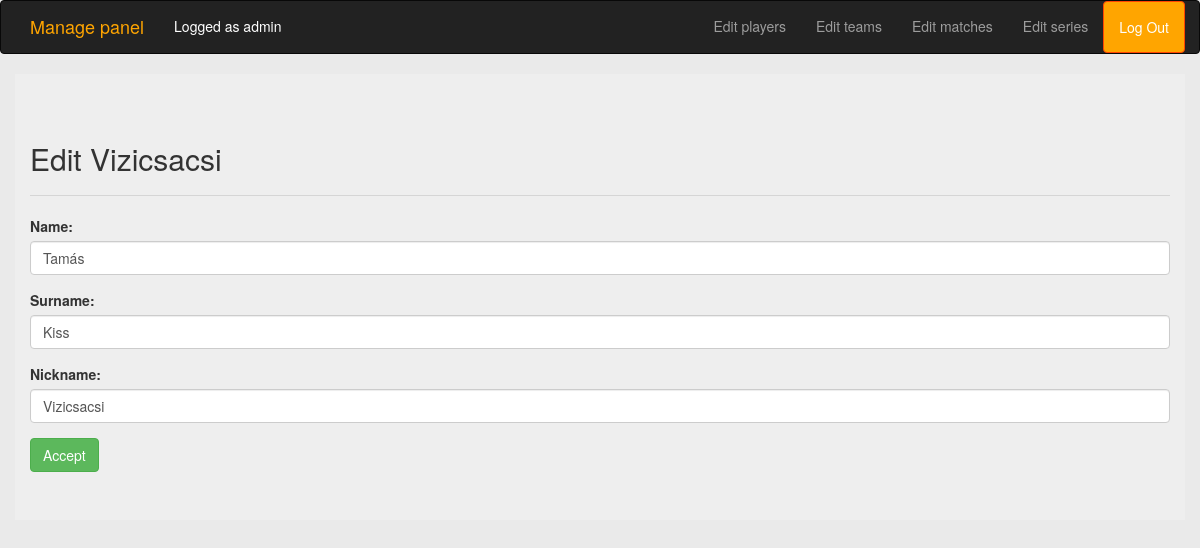
/manage/player/1 (signed in), run on the app's committed database.
### game/models.py (models this page shows)
class Player(models.Model):
    name = models.CharField(max_length=20)
    surname = models.CharField(max_length=30)
    nickname = models.CharField(max_length=20)
    team = models.ForeignKey(Team)
    def __str__(self):
        return self.nickname

### managePanel/views.py (the view)
# urls.py: url(r'^player/(?P<player_id>[0-9]+)$', views.editPlayer, name='editPlayer'),
def editPlayer(request, player_id):
    if not request.user.is_authenticated:
        return redirect('/manage/')
    player = get_object_or_404(Player, id=player_id)
    return render(request, 'editPlayer.html', {'player': player})

### managePanel/templates/editPlayer.html
{% extends "manageBase.html" %}
{% block content %}
    <h2>Edit {{ player }}</h2>
    <hr>
    <form method="post" action="{% url 'manage:updatePlayer' player.id %}">{% csrf_token %}
        <div class="form-group">
            <label for="name">Name:</label>
            <input type="text" class="form-control" placeholder="Name" name="name" value="{{ player.name }}" required>
        </div>
        <div class="form-group">
            <label for="surname">Surname:</label>
            <input type="text" class="form-control" placeholder="Surname" name="surname" value="{{ player.surname }}" required>
        </div>
        <div class="form-group">
            <label for="nickname">Nickname:</label>
            <input type="text" class="form-control" placeholder="Nickname" name="nickname" value="{{ player.nickname }}" required>
        </div>
        <button type="submit" class="btn btn-success">Accept</button>
    </form>
{% endblock %}

### managePanel/templates/manageBase.html (shortened to what this page needs)
{% load static %}
<!DOCTYPE html>
<html lang="en">
<head>
    <link rel="stylesheet" href="{% static "css/bootstrap.min.css" %}">
    <link rel="stylesheet" href="{% static "css/style.css" %}">
</head>
<body>
<nav class="navbar navbar-inverse">
    <div class="container">
        <div class="navbar-brand">
            <p><a style="color: orange" href="{% url 'manage:home' %}">Manage panel</a></p>
        </div>
        <div class="nav navbar-text" style="color: white">Logged as {{ user }}</div>
        <ul class="nav navbar-nav navbar-right">
            <li><a href="{% url 'manage:players' %}">Edit players</a></li>
            <li><a href="{% url 'manage:teams' %}">Edit teams</a></li>
            <li><a href="{% url 'manage:matches' %}">Edit matches</a></li>
            <li><a href="{% url 'manage:series' %}">Edit series</a></li>
            <li><a class="btn" id="logOut" href="{% url 'manage:logout' %}">Log Out</a></li>
        </ul>
    </div>
</nav>
<div class="container jumbotron">
    {% block content %}
    {% endblock %}
</div>
</body>
</html>

### static/css/style.css (style rules this page uses)
body { background-color: #eaeaea; }
hr { border-top: 1px solid #222222; }
#logOut { border-color: orangered; background-color: orange; color: white; }

### data on the page
Player: nickname "Vizicsacsi", name "Tamás", surname "Kiss"

### other printed values
{{ user }} "admin"
